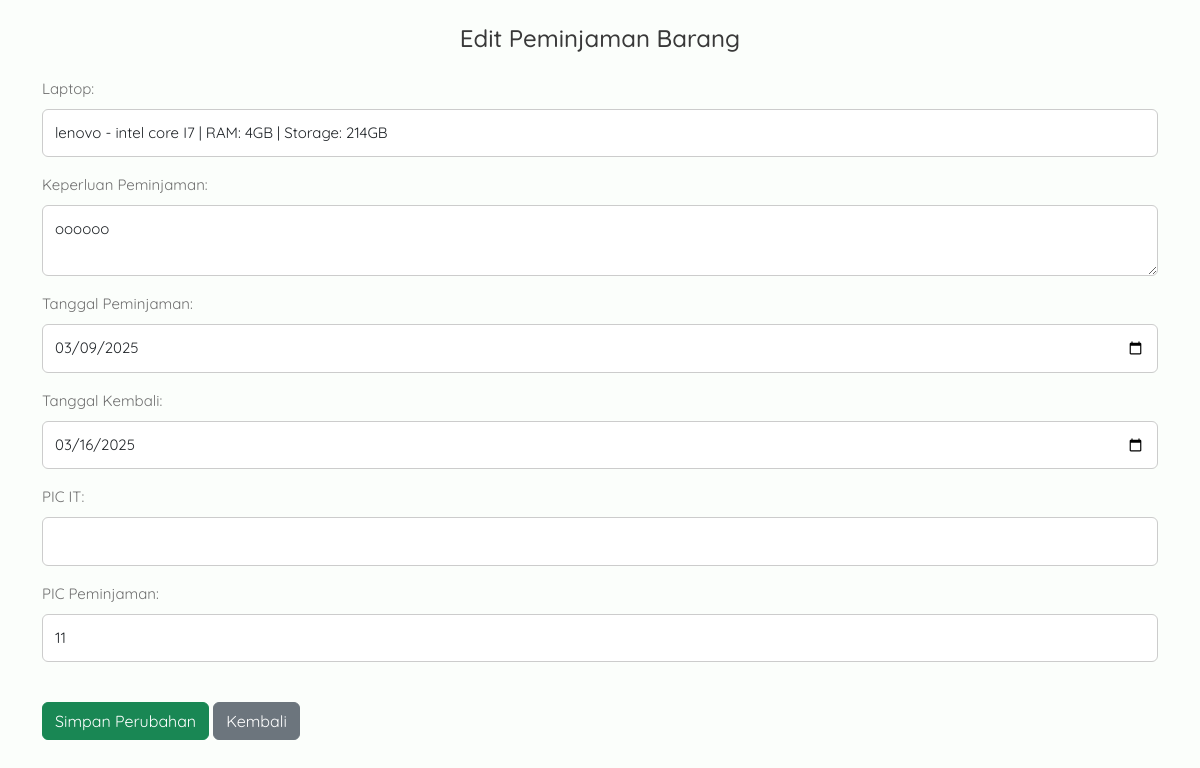
The page /edit_peminjaman.php?id_pinjam=11 on the database its author committed.
### tables this page shows
CREATE TABLE `tbl_peminjaman` (
  `id_pinjam` int NOT NULL,
  `id_barang` int NOT NULL,
  `keperluan_pinjam` text NOT NULL,
  `tgl_pinjam` date NOT NULL,
  `durasi_pinjam` int NOT NULL,
  `tgl_kembali` date NOT NULL,
  `pic_it` int DEFAULT NULL,
  `pic_pinjam` int DEFAULT NULL,
  `status` enum('pending','disetujui','ditolak') DEFAULT 'pending'
);

CREATE TABLE `tbl_barang` (
  `id_barang` int NOT NULL,
  `Merk_tipe` varchar(50) NOT NULL,
  `prosessor` varchar(50) NOT NULL,
  `ram` int NOT NULL,
  `storage` int NOT NULL,
  `jenis_storage` varchar(10) NOT NULL
);

### edit_peminjaman.php (the view, shortened to what this page needs)
<?php
include 'koneksi.php';
if (isset($_GET['id_pinjam'])) {
    $id_pinjam = $_GET['id_pinjam'];
    $query = "SELECT * FROM tbl_peminjaman WHERE id_pinjam = $id_pinjam";
    $result = mysqli_query($koneksi, $query);
    $data = mysqli_fetch_assoc($result);
}
?>
<!DOCTYPE html>
<html lang="id">
<head>
    <link href="https://cdn.jsdelivr.net/npm/bootstrap@5.3.0/dist/css/bootstrap.min.css" rel="stylesheet">
    <link rel="stylesheet" href="assets/css/style.css">
</head>
<body>
    <div class="container mt-4">
        <h2 class="section-title">Edit Peminjaman Barang</h2>
        <form method="POST" action="proses_edit_peminjaman.php">
            <div class="mb-3 form-group">
                <label for="id_barang">Laptop:</label>
                <select name="id_barang" class="form-control" required>
                    <?php
                    $barang_query = mysqli_query($koneksi, "SELECT * FROM tbl_barang");
                    while ($barang = mysqli_fetch_assoc($barang_query)) :
                    ?>
                        <option value="<?= $barang['id_barang']; ?>" <?= ($data['id_barang'] == $barang['id_barang']) ? 'selected' : ''; ?>>
                            <?= $barang['Merk_tipe']; ?> - <?= $barang['prosessor']; ?> | RAM: <?= $barang['ram']; ?>GB | Storage: <?= $barang['storage']; ?>GB
                        </option>
                    <?php endwhile; ?>
                </select>
            </div>
            <div class="mb-3 form-group">
                <label for="keperluan_pinjam">Keperluan Peminjaman:</label>
                <textarea name="keperluan_pinjam" class="form-control" required><?= $data['keperluan_pinjam']; ?></textarea>
            </div>
            <div class="mb-3 form-group">
                <label for="tgl_pinjam">Tanggal Peminjaman:</label>
                <input type="date" name="tgl_pinjam" class="form-control" value="<?= $data['tgl_pinjam']; ?>" required>
            </div>
            <div class="mb-3 form-group">
                <label for="tgl_kembali">Tanggal Kembali:</label>
                <input type="date" name="tgl_kembali" class="form-control" value="<?= $data['tgl_kembali']; ?>" required>
            </div>
            <div class="mb-3 form-group">
                <label for="pic_it">PIC IT:</label>
                <input type="text" name="pic_it" class="form-control" value="<?= $data['pic_it']; ?>" required readonly>
            </div>
            <div class="mb-3 form-group">
                <label for="pic_pinjam">PIC Peminjaman:</label>
                <input type="text" name="pic_pinjam" class="form-control" value="<?= $data['pic_pinjam']; ?>" required readonly>
            </div>
            <button type="submit" class="btn btn-success">Simpan Perubahan</button>
            <button type="button" class="btn btn-secondary">
                <a href="admin_panel.php" style="color: white;">Kembali</a>
            </button>
        </form>
    </div>
</body>
</html>

### assets/css/style.css (style rules this page uses)
:root { --header-height: 3rem; --first-color: #012d80; --first-color-alt: #021a47; --title-color: #393939; --text-color: #707070; --text-color-light: #a6a6a6; --body-color: #fbfefb; --container-color: #fff; --body-font: 'Quicksand', sans-serif; --biggest-font-size: 2.25rem; --h1-font-zize: 1.5rem; --h2-font-zize: 1.25rem; --h3-font-zize: 1rem; --normal-font-size: .938rem; --small-font-size: .813rem; --smaller-font-size: .75rem; --smallest-font-size: .55rem; --font-medium: 500; --font-semi-bold: 600; --mb-1: .5rem; --mb-2: 1rem; --mb-3: 1.5rem; --mb-4: 2rem; --mb-5: 2.5rem; --mb-6: 3rem; --z-tolltip: 10; --z-fixed: 100; }
html { scroll-behavior: smooth; }
body { margin: var(--header-height) 0 0 0; font-family: var(--body-font); font-size: var(--normal-font-size); background-color: var(--body-color); color: var(--text-color); line-height: 1.6; }
h1, h2, h3, p, ul { margin: 0; }
a { color: white; text-decoration: none; }
.section-title, .section-subtitle { text-align: center; }
.section-title { font-size: var(--h1-font-zize); color: var(--title-color); margin-bottom: var(--mb-3); }
* { box-sizing: border-box }
@media screen and (min-width: 768px) { body { margin: 0; } }
.form-group { display: flex; flex-direction: column; }
label { font-size: var(--normal-font-size); margin-bottom: var(--mb-1); color: var(--text-color); }
.form-control { padding: 0.75rem; font-size: var(--normal-font-size); border: 1px solid #ccc; border-radius: 6px; outline: none; transition: border-color 0.3s ease-in-out; }
textarea { min-height: 100px; resize: vertical; }
button { grid-column: span 2; padding: 1rem 2rem; background-color: var(--first-color); color: #fff; border-radius: 6px; font-size: var(--normal-font-size); cursor: pointer; transition: background-color 0.3s ease-in-out; margin-top: var(--mb-3); }

### rows shown on the page
tbl_peminjaman: id_barang "lenovo - intel core I7 | RAM: 4GB | Storage: 214GB", keperluan_pinjam "oooooo", tgl_pinjam "03/09/2025", tgl_kembali "03/16/2025", pic_pinjam "11"
